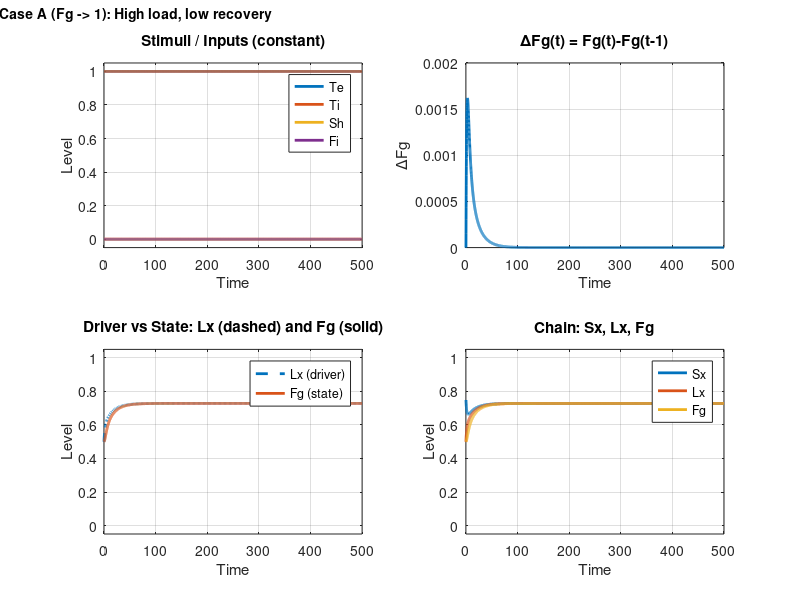
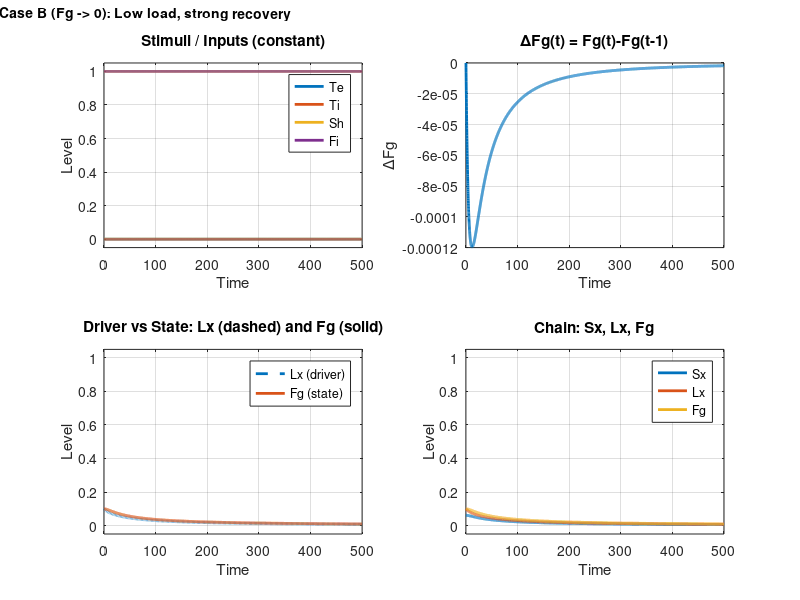

The MATLAB script that drew these images, in order:
function fatigue_changes_in_state_cases()
    clc; close all; clear;

    % ===================== TIME SETUP =====================
    T  = 500;
    dt = 0.1;
    time = 0:dt:T;                 % 0,0.1,...,500  (5001 points)
    numSteps = numel(time);

    % ===================== PARAMETERS (same as your code) =====================
    P = getParams();

    % ===================== CASE A: Fg -> 1 =====================
    caseA.name = 'Case A (Fg -> 1): High load, low recovery';
    caseA.inputs.Te = 1; caseA.inputs.Ti = 1; caseA.inputs.Tc = 1; caseA.inputs.Tp = 1;
    caseA.inputs.Hr = 1; caseA.inputs.Fi = 0; caseA.inputs.Fl = 0; caseA.inputs.Sh = 0; caseA.inputs.St = 0;

    % Initial states (interior)
    caseA.init.Lp = 0.50;
    caseA.init.Lx = 0.50;
    caseA.init.Fg = 0.50;
    caseA.init.Sx = 0.50;

    outA = simulateFatigue(time, dt, numSteps, P, caseA.inputs, caseA.init);
    plotCase(time, outA, caseA.name);

    % ===================== CASE B: Fg -> 0 =====================
    caseB.name = 'Case B (Fg -> 0): Low load, strong recovery';
    % Make Task Demands ~ 0 and Preparedness ~ 1
    caseB.inputs.Te = 0; caseB.inputs.Ti = 0; caseB.inputs.Tc = 0; caseB.inputs.Tp = 0;
    caseB.inputs.Hr = 0; caseB.inputs.Fi = 1; caseB.inputs.Fl = 1; caseB.inputs.Sh = 1; caseB.inputs.St = 1;

    % Lock Lp at boundary 0 (so Em becomes small when Td far from 1)
    caseB.init.Lp = 1e-3;
    caseB.init.Lx = 0.10;
    caseB.init.Fg = 0.10;
    caseB.init.Sx = 0.10;

    outB = simulateFatigue(time, dt, numSteps, P, caseB.inputs, caseB.init);
    plotCase(time, outB, caseB.name);

    fprintf('\nDone. Two figures created (Fg->1 and Fg->0).\n');
end


% =====================================================================
% SIMULATION (same structure as your model, but with constant inputs)
% =====================================================================
function out = simulateFatigue(time, dt, numSteps, P, U, init)
    % Inputs as arrays (constant over time)
    Te = U.Te * ones(1,numSteps);
    Ti = U.Ti * ones(1,numSteps);
    Tc = U.Tc * ones(1,numSteps);
    Tp = U.Tp * ones(1,numSteps);
    Hr = U.Hr * ones(1,numSteps);
    Fi = U.Fi * ones(1,numSteps);
    Fl = U.Fl * ones(1,numSteps);
    Sh = U.Sh * ones(1,numSteps);
    St = U.St * ones(1,numSteps);

    % States
    Td = zeros(1,numSteps);
    Hl = zeros(1,numSteps);
    Sq = zeros(1,numSteps);
    Pp = zeros(1,numSteps);
    Em = zeros(1,numSteps);
    Cp = zeros(1,numSteps);
    Ge = zeros(1,numSteps);
    Re = zeros(1,numSteps);
    Sp = zeros(1,numSteps);
    Sx = zeros(1,numSteps);
    Lp = zeros(1,numSteps);
    Lx = zeros(1,numSteps);
    Fg = zeros(1,numSteps);

    % Init
    Lp(1) = init.Lp;
    Lx(1) = init.Lx;
    Fg(1) = init.Fg;
    Sx(1) = init.Sx;

    % Instant layer at t=1 (use same structure as your code)
    Td(1) = P.beta_Td * Ti(1) * (P.w_Td1*Tc(1) + P.w_Td2*Tp(1)) + (1 - P.beta_Td) * (Te(1) * Ti(1));
    Sq(1) = P.delta_Sq*Sh(1) + (1-P.delta_Sq)*St(1);
    Hl(1) = (P.beta_Hl*Fi(1)) + (1-P.beta_Hl)*(1 - (P.w_Hl1*Te(1) + P.w_Hl2*Td(1)));
    Pp(1) = P.beta_Pp*(P.w_Pp1*Hl(1) + P.w_Pp2*Fl(1) + P.w_Pp3*Sq(1)) + (1-P.beta_Pp)*(1-Hr(1));
    Cp(1) = Pp(1)*(1 - Sx(1));
    Em(1) = exp( -P.eta_Em * ((Td(1) - (1-Lp(1))) / P.alpha_Em)^2 );
    Ge(1) = Em(1)*(P.w_Ge1*Td(1) + P.w_Ge2*Cp(1));

    term1 = min(1, max(0, Cp(1)-Ge(1)));
    term3 = min(1, max(0, (Pp(1)-Cp(1)) / max(Pp(1),1e-9)));
    Re(1) = P.w_Re1*term1 + P.w_Re2*Ge(1) + P.w_Re3*term3;

    overload1 = max(0, Ge(1)-Cp(1));
    Sx(1) = (P.w_Sx1*Fg(1) + P.w_Sx2*overload1)*(1 - P.gamma_Sx*Re(1));
    Sp(1) = P.beta_Sp*(P.w_Sp1*Sx(1) + P.w_Sp2*overload1) + (1-P.beta_Sp)*(1-Pp(1));

    % Main loop
    for t = 2:numSteps
        Td(t) = P.beta_Td * Ti(t) * (P.w_Td1*Tc(t) + P.w_Td2*Tp(t)) + (1 - P.beta_Td) * (Te(t) * Ti(t));
        Sq(t) = P.delta_Sq*Sh(t) + (1-P.delta_Sq)*St(t);
        Hl(t) = (P.beta_Hl*Fi(t)) + (1-P.beta_Hl)*(1 - (P.w_Hl1*Te(t) + P.w_Hl2*Td(t)));
        Pp(t) = P.beta_Pp*(P.w_Pp1*Hl(t) + P.w_Pp2*Fl(t) + P.w_Pp3*Sq(t)) + (1-P.beta_Pp)*(1-Hr(t));

        Cp(t) = Pp(t)*(1 - Sx(t-1));

        % NOTE: Lp appears here (this is why long-term affects instantaneous)
        Em(t) = exp( -P.eta_Em * ((Td(t) - (1-Lp(t-1))) / P.alpha_Em)^2 );

        Ge(t) = Em(t)*(P.w_Ge1*Td(t) + P.w_Ge2*Cp(t));

        term1 = min(1, max(0, Cp(t)-Ge(t)));
        term3 = min(1, max(0, (Pp(t)-Cp(t)) / max(Pp(t),1e-9)));
        Re(t) = P.w_Re1*term1 + P.w_Re2*Ge(t) + P.w_Re3*term3;

        overload = max(0, Ge(t)-Cp(t));
        Sx(t) = (P.w_Sx1*Fg(t-1) + P.w_Sx2*overload)*(1 - P.gamma_Sx*Re(t));
        Sp(t) = P.beta_Sp*(P.w_Sp1*Sx(t-1) + P.w_Sp2*overload) + (1-P.beta_Sp)*(1-Pp(t));

        % Long-term trackers
        Lp(t) = Lp(t-1) + (Sp(t)-Lp(t-1))*Lp(t-1)*(1-Lp(t-1))*dt;
        Lx(t) = Lx(t-1) + (Sx(t-1)-Lx(t-1))*Lx(t-1)*(1-Lx(t-1))*dt;
        Fg(t) = Fg(t-1) + (Lx(t-1)-Fg(t-1))*Fg(t-1)*(1-Fg(t-1))*dt;
    end

    out.time = time;
    out.inputs = U;
    out.Td = Td; out.Pp = Pp; out.Em = Em; out.Ge = Ge; out.Re = Re;
    out.Sx = Sx; out.Sp = Sp; out.Lp = Lp; out.Lx = Lx; out.Fg = Fg;

    % "Changes in state" signals (like case study "changes in long-term stress")
    out.dFg = [0 diff(Fg)];
    out.dLx = [0 diff(Lx)];
end


% =====================================================================
% PLOTTING (case-study style: stimuli + change + state comparison)
% =====================================================================
function plotCase(time, out, figTitle)
    figure('Name', figTitle);

    % ---------- prep for sign check ----------
    gap = out.Lx - out.Fg;                  % Lx(t) - Fg(t)
    gap_prev = [gap(1) gap(1:end-1)];       % matches ΔFg(t) uses (t-1)

    % Sign consistency score (ignore exact zeros)
    s1 = sign(out.dFg);
    s2 = sign(gap_prev);
    mask = (s1 ~= 0) & (s2 ~= 0);
    if any(mask)
        agree_pct = 100 * mean(s1(mask) == s2(mask));
    else
        agree_pct = NaN;
    end

    % ===================== (1) Inputs =====================
    subplot(2,2,1);
    plot(time, out.inputs.Te*ones(size(time)), 'LineWidth', 2); hold on;
    plot(time, out.inputs.Ti*ones(size(time)), 'LineWidth', 2);
    plot(time, out.inputs.Sh*ones(size(time)), 'LineWidth', 2);
    plot(time, out.inputs.Fi*ones(size(time)), 'LineWidth', 2);
    title('Stimuli / Inputs (constant)');
    xlabel('Time'); ylabel('Level'); grid on; ylim([-0.05 1.05]);
    legend({'Te','Ti','Sh','Fi'}, 'Location','northeast');

    % ===================== (2) ΔFg =====================
    subplot(2,2,2);
    plot(time, out.dFg, 'LineWidth', 2);
    title('\DeltaFg(t) = Fg(t)-Fg(t-1)');
    xlabel('Time'); ylabel('\DeltaFg'); grid on;

    % ===================== (3) Lx vs Fg =====================
    subplot(2,2,3);
    plot(time, out.Lx, '--', 'LineWidth', 2); hold on;
    plot(time, out.Fg,  '-', 'LineWidth', 2);
    title('Driver vs State: Lx (dashed) and Fg (solid)');
    xlabel('Time'); ylabel('Level'); grid on; ylim([-0.05 1.05]);
    legend({'Lx (driver)','Fg (state)'}, 'Location','northeast');

    % ===================== (4) Chain =====================
    subplot(2,2,4);
    plot(time, out.Sx, 'LineWidth', 2); hold on;
    plot(time, out.Lx, 'LineWidth', 2);
    plot(time, out.Fg, 'LineWidth', 2);
    title('Chain: Sx, Lx, Fg');
    xlabel('Time'); ylabel('Level'); grid on; ylim([-0.05 1.05]);
    legend({'Sx','Lx','Fg'}, 'Location','northeast');

    sgtitle_compat(figTitle);
end


% =====================================================================
% sgtitle compatibility for Octave/MATLAB
% =====================================================================
function sgtitle_compat(str)
    if exist('sgtitle','file') == 2
        sgtitle(str);
        return;
    end

    if exist('suptitle','file') == 2
        suptitle(str);
        return;
    end

    % Pure Octave fallback (works without extra packages)
    annotation('textbox', [0 0.965 1 0.035], ...
        'String', str, ...
        'EdgeColor', 'none', ...
        'HorizontalAlignment', 'center', ...
        'FontWeight', 'bold');
end



% =====================================================================
% PARAMETERS (copied from your model)
% =====================================================================
function P = getParams()
    % Task Demands
    P.w_Td1 = 0.4; P.w_Td2 = 0.6; P.beta_Td = 0.7;

    % Sleep Quality
    P.delta_Sq = 0.7;

    % Hydration Level
    P.beta_Hl = 0.5; P.w_Hl1 = 0.6; P.w_Hl2 = 0.4;

    % Physical Preparedness
    P.beta_Pp = 0.7; P.w_Pp1 = 0.25; P.w_Pp2 = 0.30; P.w_Pp3 = 0.45;

    % Effort Motivation
    P.alpha_Em = 0.4; P.eta_Em = 0.5;

    % Generated Effort
    P.w_Ge1 = 0.85; P.w_Ge2 = 0.15;

    % Recovery Effort (CALIBRATED)
    P.w_Re1 = 0.25; P.w_Re2 = 0.20; P.w_Re3 = 0.20;

    % Short-term Exhaustion (CALIBRATED)
    P.w_Sx1 = 0.70; P.w_Sx2 = 1.10; P.gamma_Sx = 0.50;

    % Short-term Experienced Pressure
    P.w_Sp1 = 0.6; P.w_Sp2 = 0.4; P.beta_Sp = 0.7;
end


